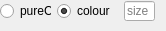
           <widget class="QWidget" name="c_ssl">
            <property name="enabled">
             <bool>true</bool>
            </property>
            <attribute name="title">
             <string>SSL</string>
            </attribute>
            <widget class="QWidget" name="layoutWidget">
             <property name="geometry">
              <rect>
               <x>0</x>
               <y>0</y>
               <width>157</width>
               <height>22</height>
              </rect>
             </property>
             <layout class="QHBoxLayout" name="horizontalLayout_12">
              <item>
               <widget class="QRadioButton" name="sslC1">
                <property name="minimumSize">
                 <size>
                  <width>51</width>
                  <height>16</height>
                 </size>
                </property>
                <property name="maximumSize">
                 <size>
                  <width>51</width>
                  <height>16</height>
                 </size>
                </property>
                <property name="text">
                 <string>pureC</string>
                </property>
                <attribute name="buttonGroup">
                 <string notr="true">c_sslBG</string>
                </attribute>
               </widget>
              </item>
              <item>
               <widget class="QRadioButton" name="sslC2">
                <property name="minimumSize">
                 <size>
                  <width>61</width>
                  <height>16</height>
                 </size>
                </property>
                <property name="maximumSize">
                 <size>
                  <width>61</width>
                  <height>16</height>
                 </size>
                </property>
                <property name="text">
                 <string>colour</string>
                </property>
                <property name="checked">
                 <bool>true</bool>
                </property>
                <attribute name="buttonGroup">
                 <string notr="true">c_sslBG</string>
                </attribute>
               </widget>
              </item>
              <item>
               <widget class="QLineEdit" name="sslw">
                <property name="minimumSize">
                 <size>
                  <width>31</width>
                  <height>20</height>
                 </size>
                </property>
                <property name="maximumSize">
                 <size>
                  <width>31</width>
                  <height>20</height>
                 </size>
                </property>
                <property name="text">
                 <string/>
                </property>
                <property name="placeholderText">
                 <string>size</string>
                </property>
               </widget>
              </item>
             </layout>
            </widget>
           </widget>
